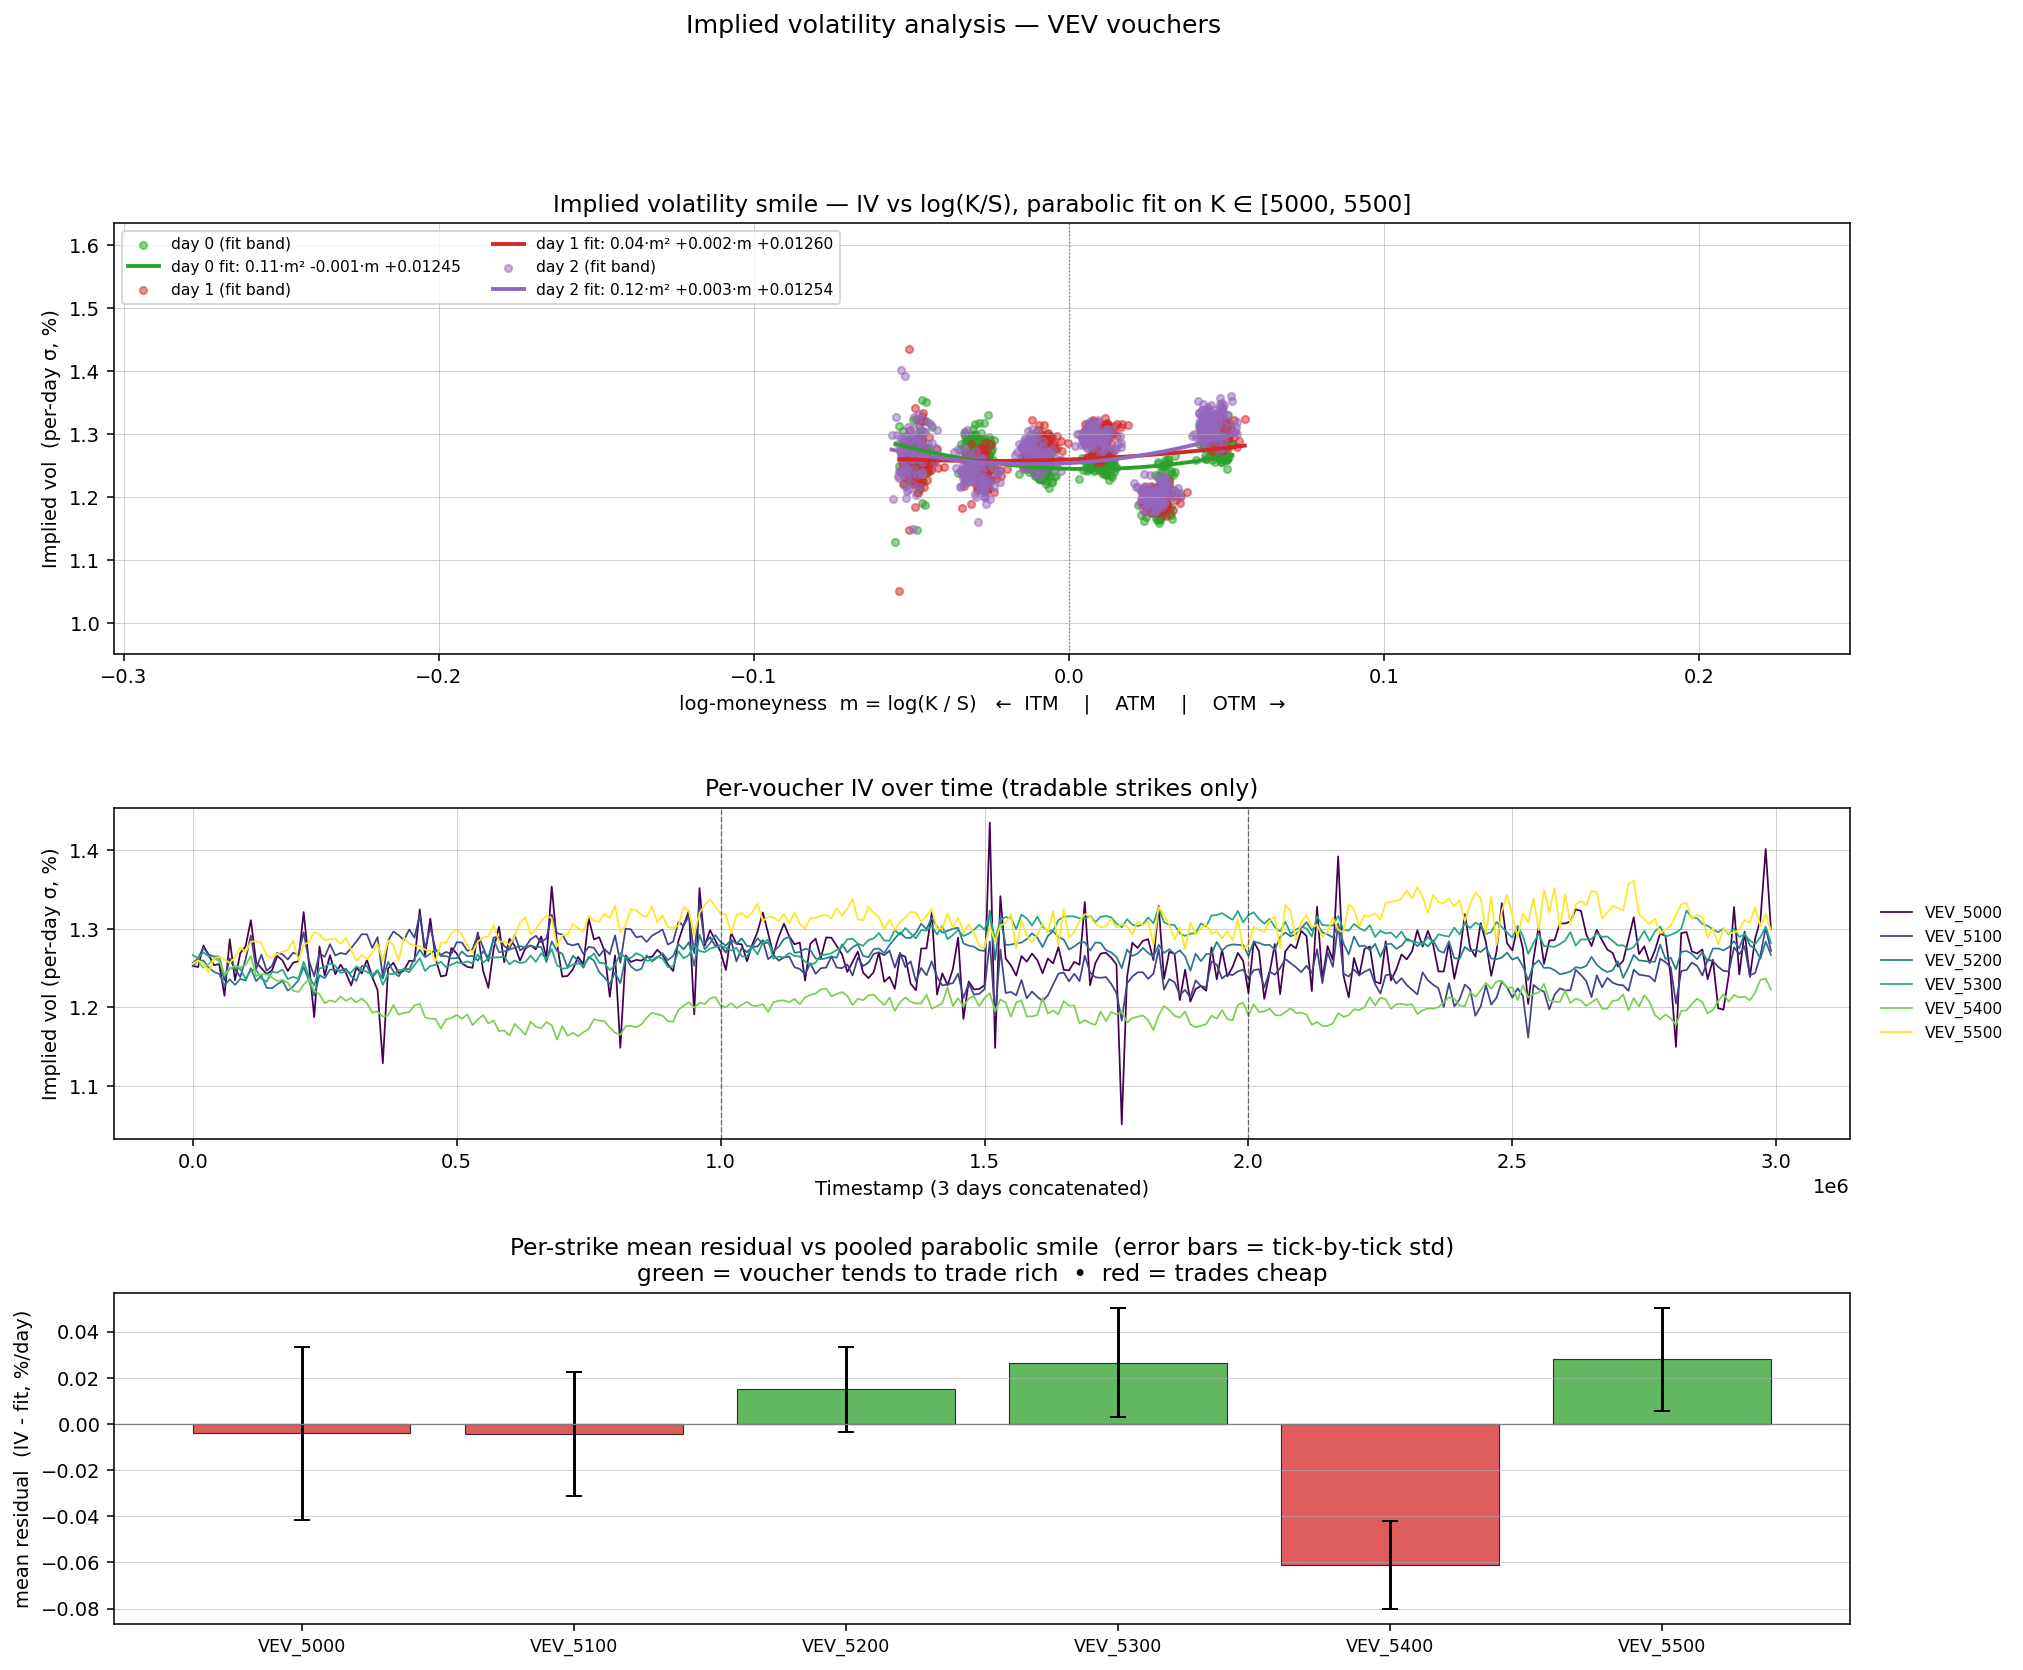

Recreate this plot in Python.
"""
Implied volatility smile for VEV vouchers.

For every (subsampled) tick, we invert Black-Scholes per voucher to get its
implied volatility, then plot IV vs log-moneyness log(K/S).  A quadratic fit
through the tradable strikes gives the smile shape; residuals from that fit
are the per-voucher mispricing signal.
"""

import pandas as pd
import numpy as np
import matplotlib.pyplot as plt
from math import log, sqrt, exp, erf

# ---- Config ----
DAYS = [0, 1, 2]
DATA_DIR = 'ROUND_3Data'
SAMPLE_EVERY_N_TICKS = 100       # keep 1 out of every N ticks for scatter
TICKS_PER_DAY_UNIT = 1_000_000   # timestamp step across a day
TTE_AT_START_DAYS = {0: 8.0, 1: 7.0, 2: 6.0}

VOUCHERS = [
    ('VEV_4000', 4000), ('VEV_4500', 4500), ('VEV_5000', 5000),
    ('VEV_5100', 5100), ('VEV_5200', 5200), ('VEV_5300', 5300),
    ('VEV_5400', 5400), ('VEV_5500', 5500), ('VEV_6000', 6000),
    ('VEV_6500', 6500),
]
UNDERLYING = 'VELVETFRUIT_EXTRACT'


# ---- Price helpers (price = avg of highest-volume best bid/ask) ----
def best_by_volume(df, side):
    rows = []
    for lvl in [1, 2, 3]:
        tmp = df[['timestamp', f'{side}_price_{lvl}', f'{side}_volume_{lvl}']].copy()
        tmp.columns = ['timestamp', 'price', 'volume']
        rows.append(tmp)
    stacked = pd.concat(rows).dropna()
    idx = stacked.groupby('timestamp')['volume'].idxmax()
    out = stacked.loc[idx, ['timestamp', 'price']].sort_values('timestamp')
    return out.drop_duplicates(subset='timestamp').reset_index(drop=True)


_day_cache = {}
def day_frame(d):
    if d not in _day_cache:
        _day_cache[d] = pd.read_csv(f'{DATA_DIR}/prices_round_3_day_{d}.csv', sep=';')
    return _day_cache[d]


def price_series(product, day):
    df = day_frame(day)
    sub = df[df['product'] == product]
    if sub.empty:
        return pd.Series(dtype=float)
    bb = best_by_volume(sub, 'bid').rename(columns={'price': 'bid'})
    ba = best_by_volume(sub, 'ask').rename(columns={'price': 'ask'})
    m = bb.merge(ba, on='timestamp', how='inner')
    m['mid'] = (m['bid'] + m['ask']) / 2
    return m.set_index('timestamp')['mid']


# ---- Black-Scholes pricer + bisection inverter ----
def norm_cdf(x):
    return 0.5 * (1.0 + erf(x / sqrt(2.0)))


def bs_call(S, K, T, sigma):
    if sigma <= 0 or T <= 0:
        return max(S - K, 0.0)
    v = sigma * sqrt(T)
    d1 = (log(S / K) + 0.5 * sigma * sigma * T) / v
    d2 = d1 - v
    return S * norm_cdf(d1) - K * norm_cdf(d2)


def implied_vol(C, S, K, T, lo=1e-5, hi=5.0, tol=1e-6, max_iter=80):
    intrinsic = max(S - K, 0.0)
    if T <= 0 or C <= intrinsic + 1e-6 or C >= S:
        return float('nan')
    for _ in range(max_iter):
        mid = 0.5 * (lo + hi)
        p = bs_call(S, K, T, mid)
        if p < C:
            lo = mid
        else:
            hi = mid
        if hi - lo < tol:
            break
    return 0.5 * (lo + hi)


# ---- Compute IV records ----
records = []
for day in DAYS:
    vev = price_series(UNDERLYING, day)
    voucher_ps = {name: price_series(name, day) for name, _ in VOUCHERS}
    tte_start = TTE_AT_START_DAYS[day]

    tss = vev.index.values[::SAMPLE_EVERY_N_TICKS]
    for ts in tss:
        S = float(vev.loc[ts])
        T = tte_start - ts / TICKS_PER_DAY_UNIT       # days
        if T <= 0:
            continue
        for name, K in VOUCHERS:
            ps = voucher_ps[name]
            if ts not in ps.index:
                continue
            C = float(ps.loc[ts])
            iv = implied_vol(C, S, float(K), T)
            if np.isnan(iv):
                continue
            records.append({
                'day': day, 'timestamp': ts, 'strike': K, 'strike_name': name,
                'S': S, 'C': C, 'TTE_days': T, 'iv': iv,
                'log_mny': log(K / S),
            })

df = pd.DataFrame(records)
print(f'IV observations computed: {len(df)}')
print('Per-voucher IV summary (per-day sigma, in %):')
summary = df.groupby('strike_name')['iv'].agg(['count', 'mean', 'std', 'min', 'max'])
summary[['mean', 'std', 'min', 'max']] *= 100
print(summary.round(3).to_string())

# Strikes to fit the smile on (exclude deep ITM at intrinsic + floor-pinned OTM).
FIT_STRIKES = {'VEV_5000', 'VEV_5100', 'VEV_5200', 'VEV_5300', 'VEV_5400', 'VEV_5500'}


# ---- Plot: smile scatter with per-day parabolic fit (fit only on tradable strikes) ----
fig = plt.figure(figsize=(16, 13))
gs = fig.add_gridspec(3, 2, hspace=0.42, wspace=0.22, height_ratios=[1.3, 1, 1])

ax_smile = fig.add_subplot(gs[0, :])
ax_ts = fig.add_subplot(gs[1, :])
ax_res = fig.add_subplot(gs[2, :])

day_colors = {0: '#2ca02c', 1: '#d62728', 2: '#9467bd'}

for day in DAYS:
    sub = df[df['day'] == day]
    if sub.empty:
        continue
    fit_sub = sub[sub['strike_name'].isin(FIT_STRIKES)]
    non_fit = sub[~sub['strike_name'].isin(FIT_STRIKES)]

    # dots: tradable strikes solid, excluded strikes grey and faint
    ax_smile.scatter(fit_sub['log_mny'], fit_sub['iv'] * 100,
                     s=14, alpha=0.5, color=day_colors[day],
                     label=f'day {day} (fit band)')
    ax_smile.scatter(non_fit['log_mny'], non_fit['iv'] * 100,
                     s=8, alpha=0.15, color=day_colors[day],
                     marker='x')

    # parabolic fit on tradable strikes only
    coeffs = np.polyfit(fit_sub['log_mny'], fit_sub['iv'], 2)
    xs = np.linspace(fit_sub['log_mny'].min(), fit_sub['log_mny'].max(), 150)
    ax_smile.plot(xs, np.polyval(coeffs, xs) * 100,
                  color=day_colors[day], linewidth=2.0,
                  label=f'day {day} fit: {coeffs[0]:.2f}·m² {coeffs[1]:+.3f}·m {coeffs[2]:+.5f}')

ax_smile.axvline(0, color='grey', linestyle=':', linewidth=0.7)
ax_smile.set_xlabel('log-moneyness  m = log(K / S)   ←  ITM    |    ATM    |    OTM  →')
ax_smile.set_ylabel('Implied vol  (per-day σ, %)')
ax_smile.set_title('Implied volatility smile — IV vs log(K/S), parabolic fit on K ∈ [5000, 5500]')
ax_smile.grid(True, linewidth=0.3)
ax_smile.legend(loc='upper left', fontsize=8, ncol=2)
# Zoom y-axis on the meaningful range
fit_ivs = df[df['strike_name'].isin(FIT_STRIKES)]['iv'].values * 100
if len(fit_ivs):
    ax_smile.set_ylim(fit_ivs.min() - 0.1, fit_ivs.max() + 0.2)


# ---- IV time series (tradable strikes only) ----
cmap = plt.colormaps['viridis']
tradable = [n for n, _ in VOUCHERS if n in FIT_STRIKES and n in df['strike_name'].unique()]
for i, name in enumerate(tradable):
    sub = df[df['strike_name'] == name].copy()
    sub['t_abs'] = sub['timestamp'] + sub['day'] * TICKS_PER_DAY_UNIT
    sub = sub.sort_values('t_abs')
    ax_ts.plot(sub['t_abs'], sub['iv'] * 100,
               color=cmap(i / max(1, len(tradable) - 1)),
               linewidth=0.9, label=name)

for d in DAYS[1:]:
    ax_ts.axvline(d * TICKS_PER_DAY_UNIT, color='black', linestyle='--', linewidth=0.7, alpha=0.5)
ax_ts.set_xlabel('Timestamp (3 days concatenated)')
ax_ts.set_ylabel('Implied vol (per-day σ, %)')
ax_ts.set_title('Per-voucher IV over time (tradable strikes only)')
ax_ts.grid(True, linewidth=0.3)
ax_ts.legend(loc='center left', bbox_to_anchor=(1.01, 0.5), fontsize=8, frameon=False)


# ---- Residuals: per-tick residuals for the tradable strikes only ----
if not df.empty:
    fit_df = df[df['strike_name'].isin(FIT_STRIKES)].copy()
    coeffs_all = np.polyfit(fit_df['log_mny'], fit_df['iv'], 2)

    # Apply fit to ALL vouchers (tradable + excluded) so we can see who's off
    df['iv_fit'] = np.polyval(coeffs_all, df['log_mny'])
    df['resid'] = df['iv'] - df['iv_fit']

    tradable_resid = df[df['strike_name'].isin(FIT_STRIKES)]
    resid_stats = (tradable_resid.groupby('strike_name')
                                 .agg(mean_resid=('resid', 'mean'),
                                      std_resid=('resid', 'std'),
                                      n=('resid', 'size'))
                                 .reindex([n for n, _ in VOUCHERS if n in FIT_STRIKES]))

    xs = np.arange(len(resid_stats))
    ax_res.bar(xs, resid_stats['mean_resid'] * 100,
               yerr=resid_stats['std_resid'] * 100, capsize=4,
               color=['#2ca02c' if v > 0 else '#d62728' for v in resid_stats['mean_resid']],
               alpha=0.75, edgecolor='black', linewidth=0.6)
    ax_res.axhline(0, color='grey', linewidth=0.7)
    ax_res.set_xticks(xs)
    ax_res.set_xticklabels(resid_stats.index, fontsize=9)
    ax_res.set_ylabel('mean residual  (IV - fit, %/day)')
    ax_res.set_title('Per-strike mean residual vs pooled parabolic smile  (error bars = tick-by-tick std)\n'
                     'green = voucher tends to trade rich  •  red = trades cheap')
    ax_res.grid(True, linewidth=0.3, axis='y')

    print(f'\nPooled smile fit (on tradable strikes, across all 3 days):')
    print(f'  sigma(m) = {coeffs_all[0]:.4f} * m^2 + {coeffs_all[1]:+.4f} * m + {coeffs_all[2]:+.6f}')
    print('\nPer-strike residuals (IV - fit), in %/day (tradable strikes):')
    print((resid_stats[['mean_resid', 'std_resid']] * 100).round(4).to_string())

fig.suptitle('Implied volatility analysis — VEV vouchers', fontsize=13, y=0.995)
fig.savefig('ivSmile.png', dpi=140, bbox_inches='tight')
print('\nsaved ivSmile.png')
